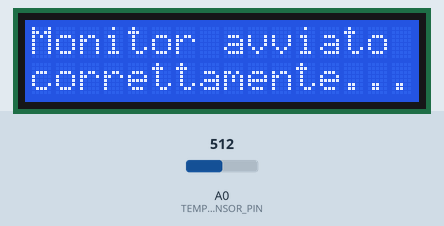
Recording of a sketch running on a simulated Arduino Uno, built with avr-gcc and run on an emulated ATmega328P. Parts: 16×2 character LCD. The inputs (shaded band) are chosen by the test bench; at power-on: A0 (TEMPSENSOR_PIN) = 512.

Above: at 0.1 s.
At 2.2 s:
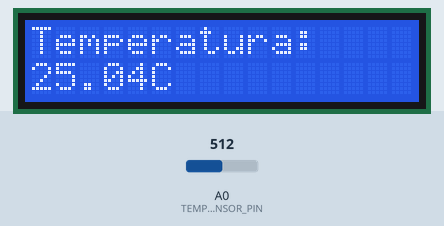

The sketch:

es1_6.ino
```cpp
#include <Arduino.h>
#include <Wire.h>
#include <LiquidCrystal_PCF8574.h>
#include <math.h>

const int B = 4275;
const int R0 = 100000;
const int T0 = 25;
const float KELVIN = 273.15;
const int TEMPSENSOR_PIN = 14;

const int ADDRESS_I2C = 0xA0; // indirizzo i2c dello schermo LCD

const int refresh = 30000;

int rawRead;
int ready;
float R;

LiquidCrystal_PCF8574 lcd(ADDRESS_I2C);

float readTemp(){
    rawRead = analogRead(TEMPSENSOR_PIN);
    R = (1023.0/rawRead)-1.0;
    R = R0*R;
    return 1.0/((log(R/R0)/B)+(1/(KELVIN+T0)))-KELVIN;
}

void printLCD(float temp){
  lcd.clear();
  lcd.setCursor(0, 0);
  lcd.print("Temperatura:");
  lcd.setCursor(0, 1);
  lcd.print(temp, 2);
  lcd.print("C");
}

void setup() {
  Wire.begin();
  Wire.beginTransmission(0xA0);
  ready = Wire.endTransmission();

  if (ready == 0) {
    lcd.begin(16, 2);
    lcd.setBacklight(255);
    lcd.home();
    lcd.clear();
    lcd.print("Monitor avviato");
    lcd.setCursor(0, 1);
    lcd.print("correttamente...");
    delay(2000);
  }
}

void loop() {
  if(ready == 0){
    printLCD(readTemp());
  }else{
    lcd.clear();
    lcd.print("Errore.");
    lcd.setCursor(0, 1);
    lcd.print("Riavviare sistema.");
  }
  delay(refresh);
}
```
